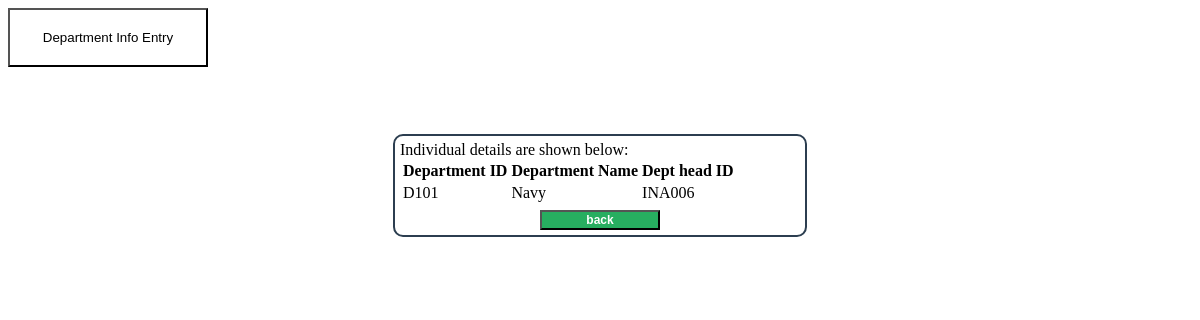
Page /alld_details.php on the committed database.
### tables this page shows
CREATE TABLE `department` (
  `dept_id` varchar(20) NOT NULL,
  `dept_name` varchar(20) DEFAULT NULL,
  `dept_head_id` varchar(20) DEFAULT NULL
);

### alld_details.php (the view, shortened to what this page needs)
<html>
<head>
<link rel="stylesheet" type="text/css" href="style1.css">
</head>
<body>
<a href="d_entry.php"> <input type="button" id="button" value="Department Info Entry"></a><br><br><br><br><br><br><br>
<form>
<div id="main-wrapper">
<?php
echo"Individual details are shown below:";
$servername = "localhost";
$username = "kumar";
$password="123";
$dbname = "military_database";
$conn = mysqli_connect($servername,$username,$password,$dbname);
$sql = "SELECT * FROM department;";
$result = $conn->query($sql);
if ($result->num_rows > 0) {
    echo "<table><tr><th>Department ID  </th><th>Department Name  </th><th>Dept head ID</th></tr>";
    while($row = $result->fetch_assoc()) {
     echo "<tr><td>".$row["dept_id"]."</td><td>".$row["dept_name"]."</td><td>".$row["dept_head_id"]."&nbsp</td></tr>";
    }
   echo "</table>";
}
 else {
    echo "0 results";
}
?>
<center>
<a href="xx.php"> <input type="button" id="submit_btn" value="back"></a>
		</form></center>
</div>	<br><br><br>
</body>
</html>

### style1.css (style rules this page uses)
#main-wrapper { width: 400px; margin: 0 auto; background: white; padding: 5px; border-radius: 10px; border: 2px solid #2c3e50; }
#submit_btn { margin-top:5px; background-color: #27ae60; color: white; width:30%; text-align:center; font-size: 12px; font-weight: bold; }
#button { background-color:transparent; color:black; padding: 20px 20px; width: 200px; float: left; border: 15x solid green; }

### rows in the picture
department: dept_id "D101", dept_name "Navy", dept_head "INA006"
